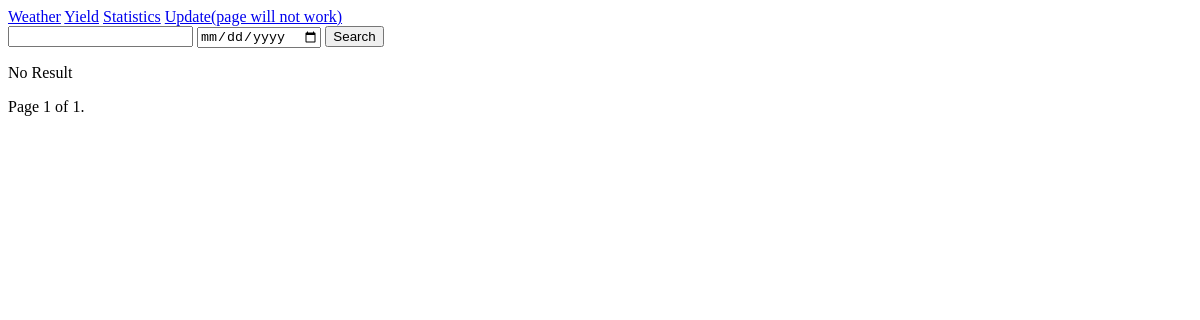
The app's page /api/weather, older data.
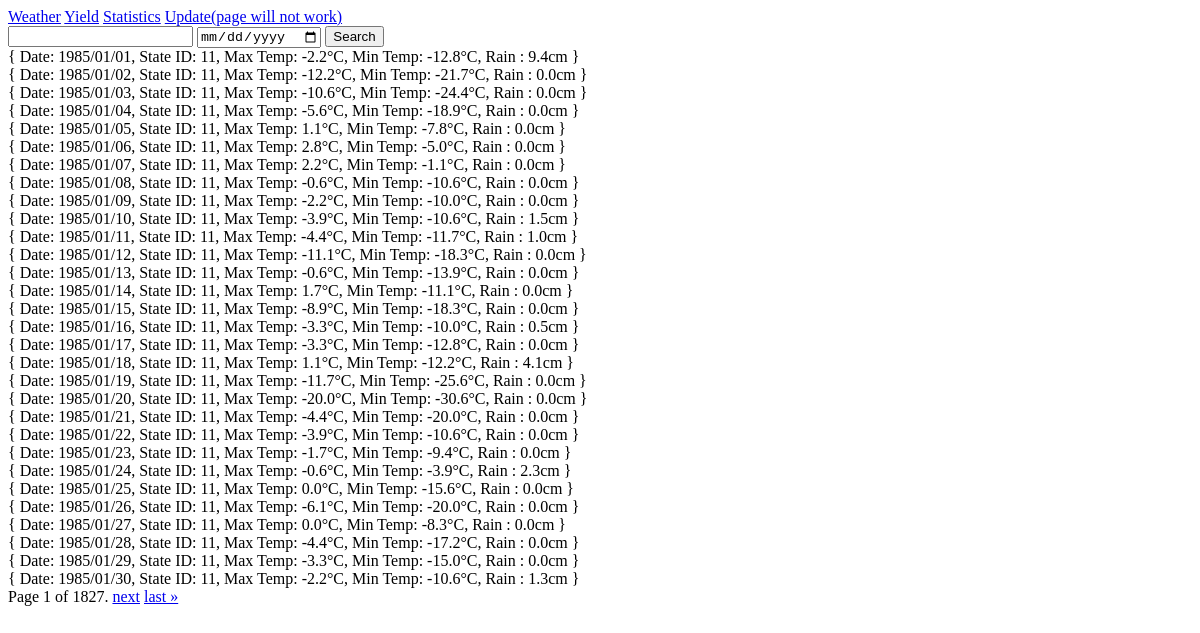
The same page, newer data.
### project/models.py (models this page shows, shortened)
class Weather(models.Model):
    date = models.DateField()
    state = models.IntegerField()
    max_temp = models.FloatField()
    min_temp = models.FloatField()
    rain_depth = models.FloatField()

### project/views.py (the view)
# urls.py: path('weather', views.api_weather, name='weather'),
def api_weather(request):
    if request.method == "POST":
        state_id = request.POST["state_id"]
        date = request.POST["date"]
        if not state_id and not date:
            result = Weather.objects.all()
        else:
            if not date:
                result = Weather.objects.filter(state=state_id)
            elif not state_id:
                result = Weather.objects.filter(date=date)
            else:
                result = Weather.objects.filter(date=date, state=state_id)
    else:
        result = Weather.objects.all()
    paginator = Paginator(result, per_page=30)
    page_number = request.GET.get('page')
    page_obj = paginator.get_page(page_number)
    return render(request, 'weather.html', {'page_obj': page_obj})

### project/templates/weather.html (shortened to what this page needs)
<!DOCTYPE html>
<html lang="en">
<head>
</head>
<body>
<div>
  <a href="/api/weather">Weather</a>
  <a href="/api/yield">Yield</a>
  <a href="/api/weather/stats">Statistics</a>
  <a href="/api/update">Update(page will not work)</a>
</div>
<div>
    <form method="post">
        <input name="state_id" type="number">
        <input name="date" type="date">
        <button type="submit">Search</button>
    </form>
</div>
{% if page_obj %}
    {% for data in page_obj %}
        { Date: {{ data.date|date:"Y/m/d"}},
        State ID: {{ data.state }},
        Max Temp: {{ data.max_temp }}°C,
        Min Temp: {{ data.min_temp }}°C,
        Rain : {{ data.rain_depth }}cm }<br>
    {% endfor %}
{% else %}
    <p>No Result</p>
{% endif %}
<div class="pagination">
    <span class="step-links">
        <span class="current">
            Page {{ page_obj.number }} of {{ page_obj.paginator.num_pages }}.
        </span>
        {% if page_obj.has_next %}
            <a href="?page={{ page_obj.next_page_number }}">next</a>
            <a href="?page={{ page_obj.paginator.num_pages }}">last &raquo;</a>
        {% endif %}
    </span>
</div>
</body>
</html>

Row changes from the older to the newer data that the page shows:
added Weather: date "1985/01/01", state "11", max_temp "-2.2", min_temp "-12.8", rain_depth "9.4"
added Weather: date "1985/01/02", state "11", max_temp "-12.2", min_temp "-21.7", rain_depth "0.0"
added Weather: date "1985/01/03", state "11", max_temp "-10.6", min_temp "-24.4", rain_depth "0.0"
added Weather: date "1985/01/04", state "11", max_temp "-5.6", min_temp "-18.9", rain_depth "0.0"
added Weather: date "1985/01/05", state "11", max_temp "1.1", min_temp "-7.8", rain_depth "0.0"
added Weather: date "1985/01/06", state "11", max_temp "2.8", min_temp "-5.0", rain_depth "0.0"
added Weather: date "1985/01/07", state "11", max_temp "2.2", min_temp "-1.1", rain_depth "0.0"
added Weather: date "1985/01/08", state "11", max_temp "-0.6", min_temp "-10.6", rain_depth "0.0"
added Weather: date "1985/01/09", state "11", max_temp "-2.2", min_temp "-10.0", rain_depth "0.0"
added Weather: date "1985/01/10", state "11", max_temp "-3.9", min_temp "-10.6", rain_depth "1.5"
added Weather: date "1985/01/11", state "11", max_temp "-4.4", min_temp "-11.7", rain_depth "1.0"
added Weather: date "1985/01/12", state "11", max_temp "-11.1", min_temp "-18.3", rain_depth "0.0"
added Weather: date "1985/01/13", state "11", max_temp "-0.6", min_temp "-13.9", rain_depth "0.0"
added Weather: date "1985/01/14", state "11", max_temp "1.7", min_temp "-11.1", rain_depth "0.0"
added Weather: date "1985/01/15", state "11", max_temp "-8.9", min_temp "-18.3", rain_depth "0.0"
added Weather: date "1985/01/16", state "11", max_temp "-3.3", min_temp "-10.0", rain_depth "0.5"
added Weather: date "1985/01/17", state "11", max_temp "-3.3", min_temp "-12.8", rain_depth "0.0"
added Weather: date "1985/01/18", state "11", max_temp "1.1", min_temp "-12.2", rain_depth "4.1"
added Weather: date "1985/01/19", state "11", max_temp "-11.7", min_temp "-25.6", rain_depth "0.0"
added Weather: date "1985/01/20", state "11", max_temp "-20.0", min_temp "-30.6", rain_depth "0.0"
added Weather: date "1985/01/21", state "11", max_temp "-4.4", min_temp "-20.0", rain_depth "0.0"
added Weather: date "1985/01/22", state "11", max_temp "-3.9", min_temp "-10.6", rain_depth "0.0"
added Weather: date "1985/01/23", state "11", max_temp "-1.7", min_temp "-9.4", rain_depth "0.0"
added Weather: date "1985/01/24", state "11", max_temp "-0.6", min_temp "-3.9", rain_depth "2.3"
added Weather: date "1985/01/25", state "11", max_temp "0.0", min_temp "-15.6", rain_depth "0.0"
added Weather: date "1985/01/26", state "11", max_temp "-6.1", min_temp "-20.0", rain_depth "0.0"
added Weather: date "1985/01/27", state "11", max_temp "0.0", min_temp "-8.3", rain_depth "0.0"
added Weather: date "1985/01/28", state "11", max_temp "-4.4", min_temp "-17.2", rain_depth "0.0"
added Weather: date "1985/01/29", state "11", max_temp "-3.3", min_temp "-15.0", rain_depth "0.0"
added Weather: date "1985/01/30", state "11", max_temp "-2.2", min_temp "-10.6", rain_depth "1.3"
Text that changed along with them:
{{ page_obj.paginator.num_pages }}: "1" → "1827"
text no longer shown: "No Result"
text now shown: "next last »"
